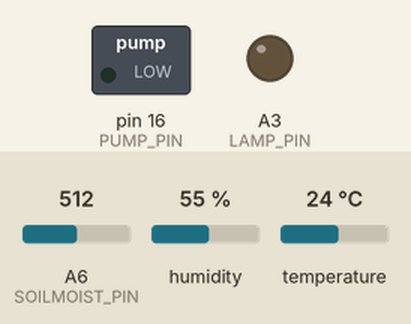
This sketch was run on a simulated Arduino Nano, built with avr-gcc and run on an emulated ATmega328P. On the bench: switched loads named in the sketch (green lamp = pin HIGH), output pins drawn as LEDs (lit = HIGH). Wiring (inferred from the names in the program): DHT22 sensor: data A1. The test bench sets the inputs (shaded band); at power-on: A6 (SOILMOIST_PIN) = 512, humidity 55 %, temperature 24 °C. What the sketch prints to the serial monitor is not drawn.

Above: at 0.1 s.
At 0.6 s:
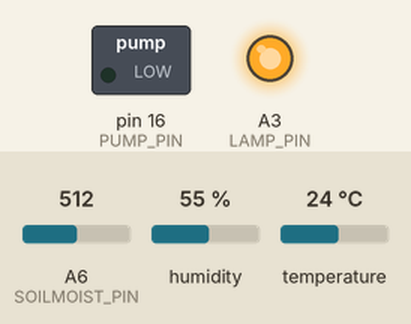
Timing chart, 0 to 2.1 s (numbered marks = the images above):
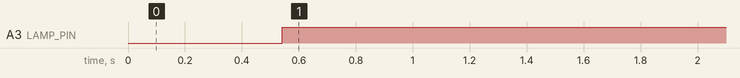

The sketch:

sketch_part2exerciseX.ino
```cpp
#include <DHT.h>
#include <AsyncTimer.h>
#include <Vegemite.h>
#include <SoftPWM.h>

auto SOILMOIST_PIN = A6;
auto DHT22_PIN = A1;
auto FAN_PIN = A3;
auto PUMP_PIN = 16;
auto LAMP_PIN = 17;

SOFTPWM_DEFINE_CHANNEL(FAN_PIN);
DHT dht(DHT22_PIN, DHT22);
AsyncTimer t;
Vegemite v;

bool currentPumpWorking = false;

void setup() {
    Serial.begin(250000);
    SoftPWM.begin(490);
    dht.begin();

    pinMode(SOILMOIST_PIN, INPUT);
    pinMode(PUMP_PIN, OUTPUT);
    pinMode(LAMP_PIN, OUTPUT);

    v.requestSubscription("config-light");
    v.requestSubscription("config-fan");
    v.requestSubscription("pump-water");
    v.requestSubscription("config-auto"); /* auto mode를 파악하기 위해 값을 가져옴*/
    // 1번 코드 블럭
    t.setInterval([]() {
      float humidity = dht.readHumidity();
      float temperature = dht.readTemperature();
      if (!isnan(humidity) && !isnan(temperature)) {
          v.send("temperature", temperature);
          v.send("humidity", humidity);
      }

      int soilMoist = map(analogRead(SOILMOIST_PIN), 0, 1023, 100, 0);
      v.send("soilmoist", soilMoist);
    }, 1000);

    //2번 코드 블럭
    t.setInterval([]() {
      int pumpWater = int(v.recv("pump-water"));
      int lightConf = int(v.recv("config-light"));
      int fanSpeed = int(v.recv("config-fan")*65); /* SliderControl에서 0,1,2로 나눠서 65를 곱해 */
      int autoConf = int(v.recv("config-auto"));  /*  */
      float humidity = dht.readHumidity();
      float temperature = dht.readTemperature();
      int soilMoist = map(analogRead(SOILMOIST_PIN), 0, 1023, 100, 0);
      if (autoConf != 1) {
        if (pumpWater == 1 && !currentPumpWorking) {
            currentPumpWorking = true;
            v.send("pump-water", 0);
            digitalWrite(PUMP_PIN, HIGH);
            t.setTimeout([]() {
                digitalWrite(PUMP_PIN, LOW);
                currentPumpWorking = false;
            }, 5000);
        }

        digitalWrite(LAMP_PIN, lightConf == 1 ? HIGH : LOW);
        SoftPWM.set(fanSpeed);
      } else {
        digitalWrite(LAMP_PIN, temperature < 25 ? HIGH : LOW); /* 온도가 25보다 낮을 때 켜짐 */
        digitalWrite(PUMP_PIN, soilMoist < 40 ? HIGH : LOW); /* 습도가 40보다 낮을 때 켜짐 */
        if (humidity > 75) { /* 습도 75보다 높을 때 켜짐 */
          SoftPWM.set(100);
        } else {
          SoftPWM.set(0);
        }
      }


    }, 500);
}

void loop() {
    v.subscribe();
    t.handle();
}
```

Measured:
- by itself, A3 (LAMP_PIN): LOW → HIGH at 0.54 s
